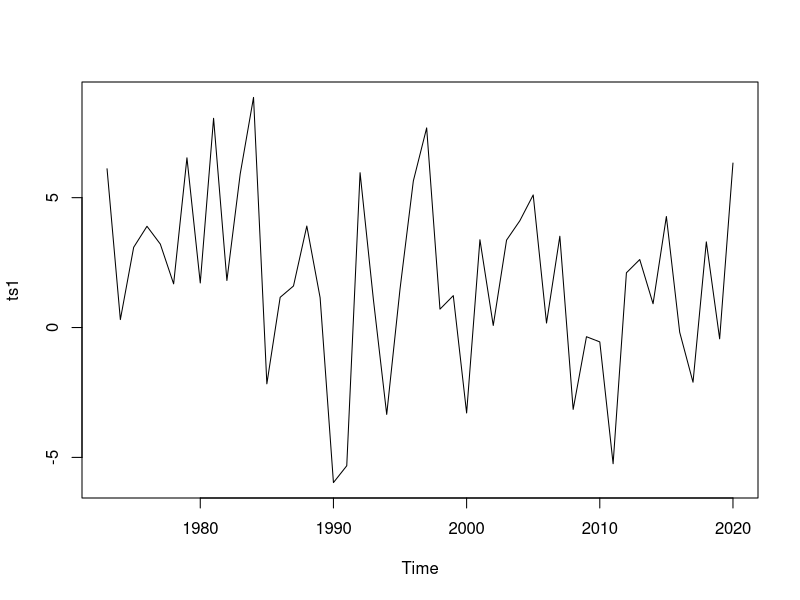
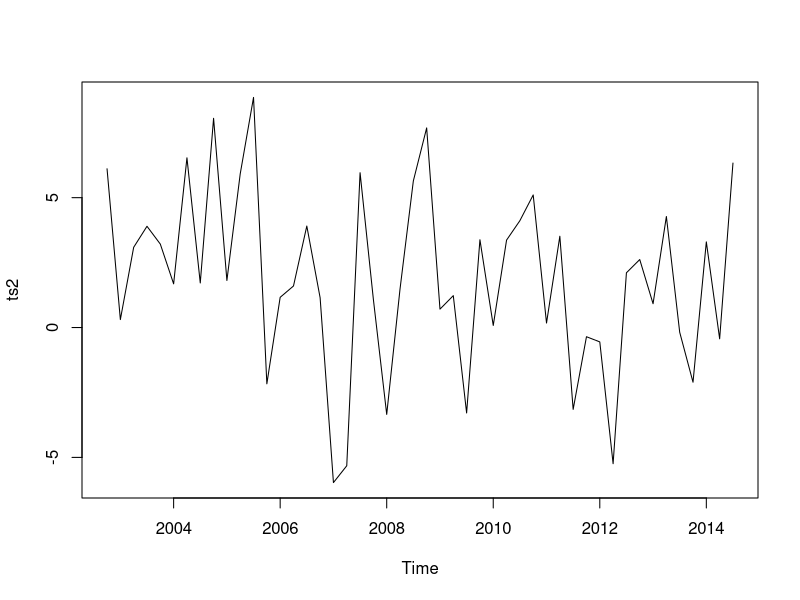
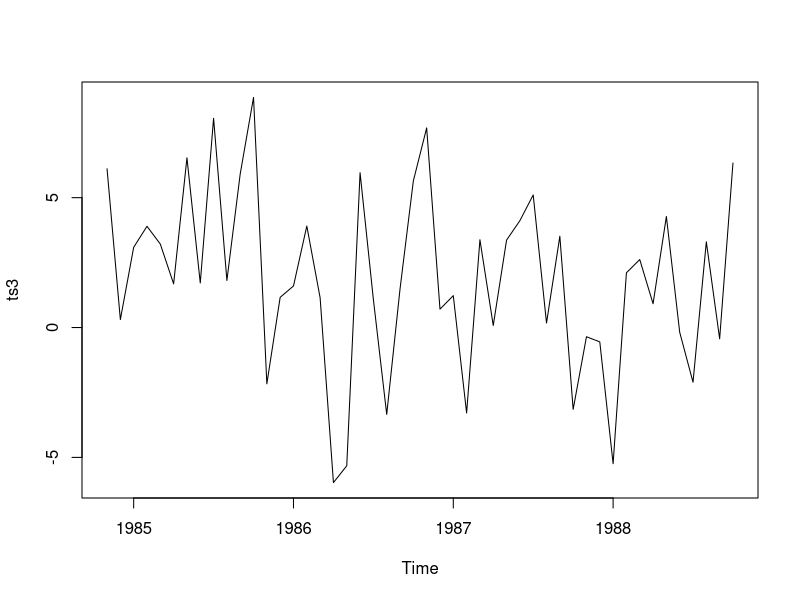
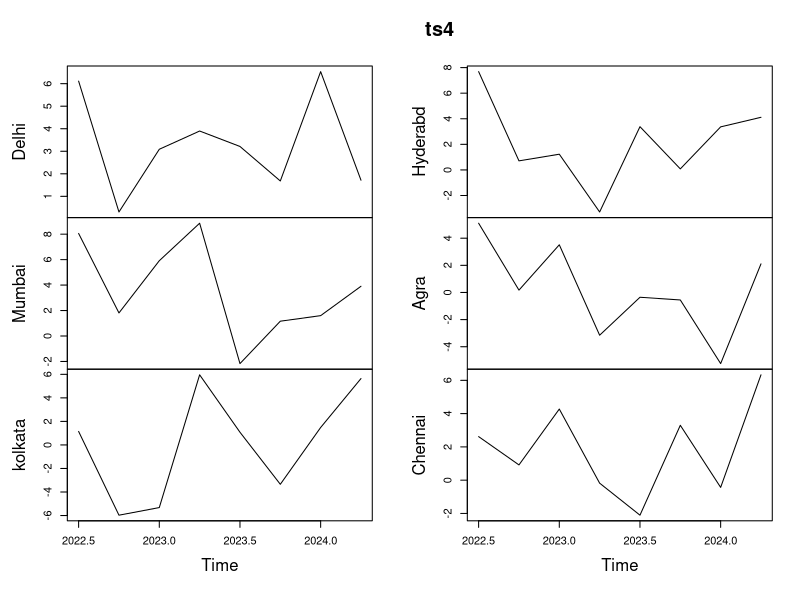
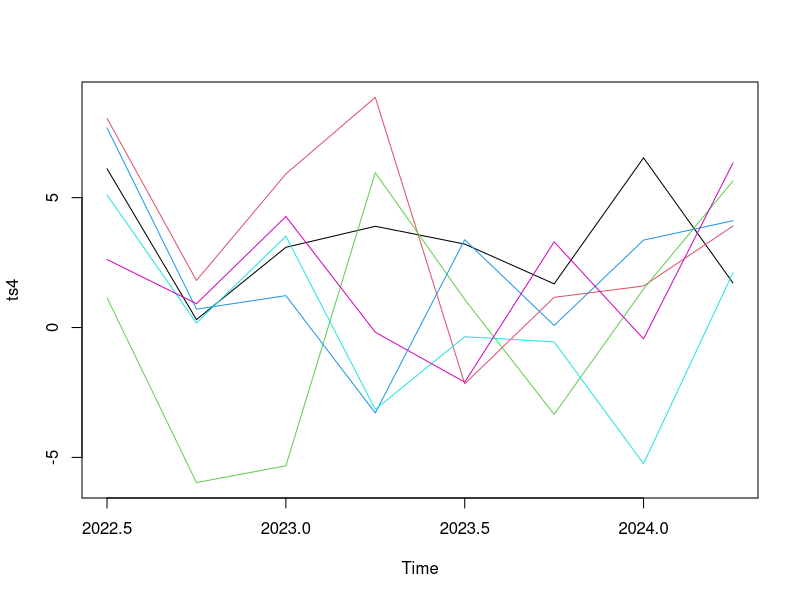
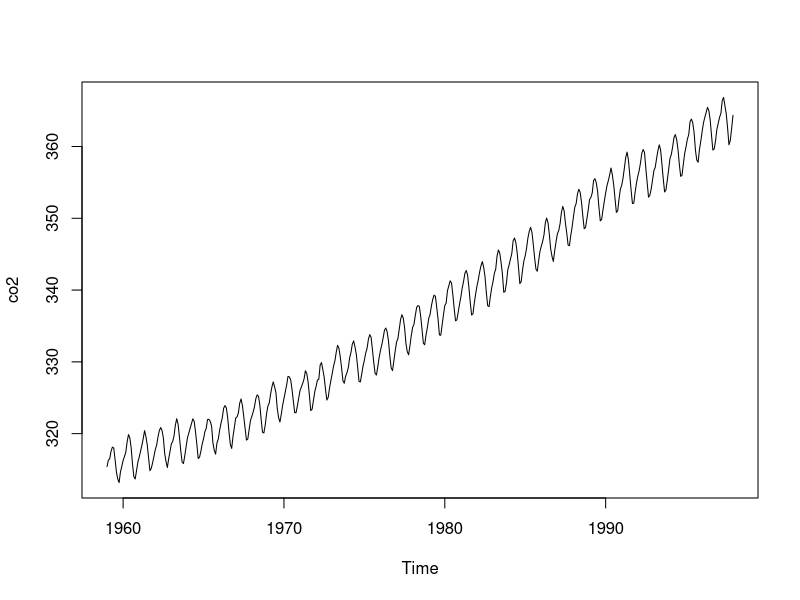
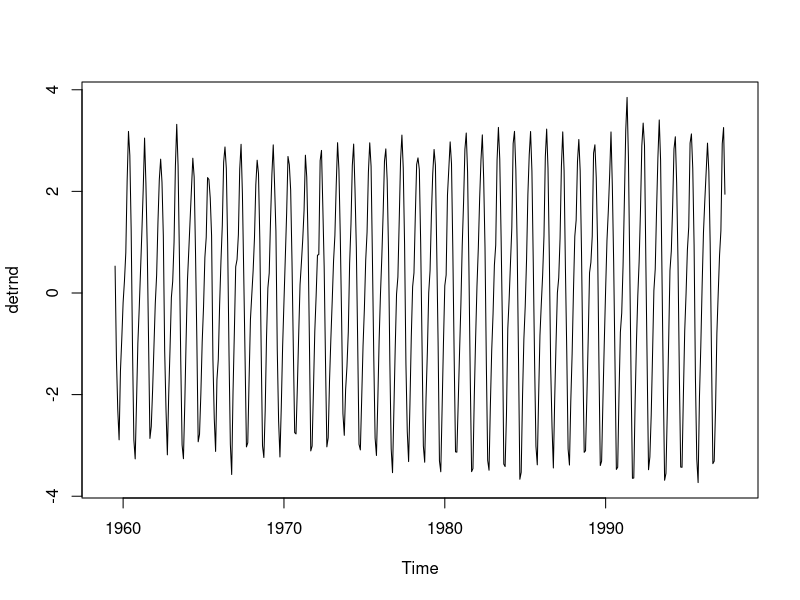
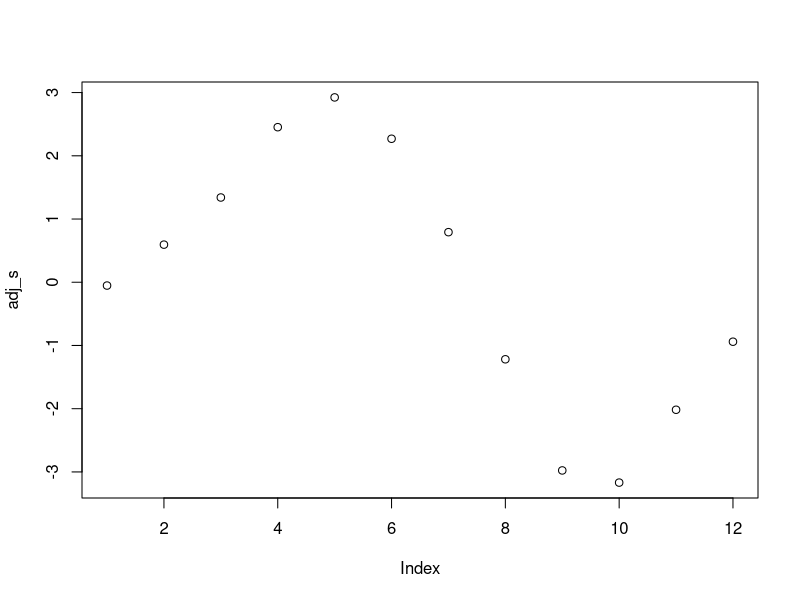

R code for these plots, in order:
ts(c(12,17,20,32,23,13,31),
   frequency = 12,
   start=c(2003,11),
   end=c(2004,5))          



#ex1
set.seed(42)
X=rnorm(48,2,3);X
ts1=ts(X,frequency = 1,start=1973);ts1
ts2=ts(X,frequency = 4,start=c(2002,4));ts2
ts3=ts(X,deltat = 1/12,start=c(1984,11));ts3

frequency(ts1)
frequency(ts2)
frequency(ts3)
cycle(ts2)
plot(ts1)
plot(ts2)
plot(ts3)




#ex2

XMAT=matrix(X,byrow = F,ncol=6);XMAT
ts4=ts(XMAT,frequency = 4,start=c(2022,3),names = c("Delhi","Mumbai","kolkata","Hyderabd","Agra","Chennai"));ts4
plot(ts4)
plot.ts(ts4,plot.type="single",col=1:6)



co2
plot(co2)
library(forecast)
ma = ma(co2,order=12);ma
detrnd=co2-ma
plot(detrnd)
detrnd
detrnd[is.na(detrnd)]<-0
dt = matrix(detrnd,ncol=12,byrow=T)
unadj_s = colMeans(dt)
adj_s = unadj_s -mean(unadj_s)
plot(adj_s)


x=aggregate(co2,nfrequency = 1,FUN=mean);x
plot(x)
t=1:39
fit=lm(x~t)
t1=1959:1997
lines(t1,fitted(fit),type="l",col="red")
summary=summary(fit)
summary$coefficients[1]

#method1
t2=(6:473 +0.5)/12
fit2=lm(co2~t2)
t3=1959:1997
plot(t2,co2,type = 'l')
lines(t2,fitted(fit2),type="l",col="red")
length(co2)
length(t2)
summary(fit2)

#method2(Preferred)
month_tr=function(t){
  summary$coefficients[1] + summary$coefficients[2]*(t+0.5)/12
}
plot(1:468,ma,type='l',xlab = "months")
lines(1:468,month_tr(6:473),type='l',col='red')
length(ma)



m=matrix(c(16,-4,-4,10),ncol=2, byrow=T)
solve(m)
